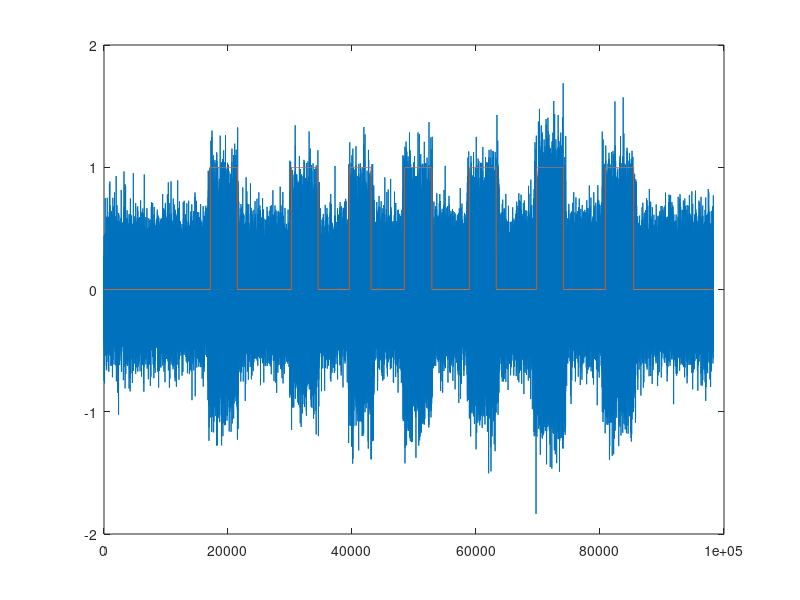

This figure's MATLAB source:
clc; clear all; close all;
## puedo considerar la amplitud 1
x = load('te.txt');

fm = 11025;
T = 1/fm;
t =0:T:length(x)*T-T;

plot(x);

#aproximacion con el valor que nos da poniendo el mouse en el valor de la frecuencia
nmuestranotas = [17141, 21507;
                 30239, 34527;
                 39575, 43075;
                 48442, 52875;
                 58942, 63258;
                 69792, 74108;
                 80875, 85425];

%para mostrar ventaneo #marcar las muestras de nmuestrasnotas
ventaneo = zeros(1,length(t));
for i=1:length(t)
  for j=1:size(nmuestranotas,1)
    if(i>=nmuestranotas(j,1) && i<= nmuestranotas(j,2))
      ventaneo(i)=1;
      break
    endif
  endfor
endfor
hold on;
plot(ventaneo);


%creo matriz de frecuencias y numeros. el 33 representa el asterisco y el 44 el numeral
numyfreq = [00   1209 1336 1477;
            697   1    2    3;
            770   4    5    6;
            852   7    8    9;
            941   33   0    44];


%creo distintas fases
fases = linspace(0, 2*pi, 100);

freqfilaporpulso = zeros(size(nmuestranotas,1),1);
freqcolumnaporpulso = zeros(size(nmuestranotas,1),1);

#PARA CADA FRECUENCIA NOS FIJAMOS EL PRODUCTO PUNTO, NOS GUARDAMOS LA FILA Y COLUMNA
#DEL QUE DIO MAYOR VALOR EL PRODUCTO PUNTO Y LA INTERSECCION DE FILA Y COLUMNA SERA EL
#DIGITO DISCADO

%para cada pulso
for p=1:size(nmuestranotas,1)
  mini = nmuestranotas(p,1);
  mfin = nmuestranotas(p,2);
  tpulso = t(mini:mfin);
  xpulso = x(mini:mfin);

  %---------------------------busco entre las frecuencias fila
  %SOLO NOS IMPORTA EL PRODUCTO INTERNO DE MAYOR VALOR

  maxfreqindex = 0;
  maxsimilitud = -1e10; %valor muy chico para comparar, deberia ser la sim con la primer freq

  for i=2:size(numyfreq,1) %para cada valor de frecuencia
    freq = numyfreq(i,1);

    for j=1:length(fases) %para cada fase
      fase = fases(j);
      senoidal = sin(2*pi*freq*tpulso+fase);
      similitud = dot(xpulso,senoidal);  %Por que con mi funcion prod_interno no funciona?

      if (similitud > maxsimilitud)
        maxsimilitud = similitud;
        maxfreqindex = i;
      endif
    endfor
  endfor
  freqfilaporpulso(p) = maxfreqindex;


  %------------------------busco entre las frecuencias columna
  maxfreqindex = 0;
  maxsimilitud = -1e10; %valor muy chico para comparar, deberia ser la sim con la primer freq

  for i=2:size(numyfreq,2) %para cada valor de frecuencia
    freq = numyfreq(1,i);

    for j=1:length(fases) %para cada fase
      fase = fases(j);
      senoidal = sin(2*pi*freq*tpulso+fase);
      similitud = dot(xpulso,senoidal);  %Por que con mi funcion prod_interno no funciona?

      if (similitud > maxsimilitud)
        maxsimilitud = similitud;
        maxfreqindex = i;
      endif
    endfor
  endfor
  freqcolumnaporpulso(p) = maxfreqindex;
endfor


#buscamos la interseccion en la matriz que estan los digitos
display('Numero marcado: ');
for i=1:size(nmuestranotas,1)
  disp(numyfreq(freqfilaporpulso(i),freqcolumnaporpulso(i)));
 endfor

